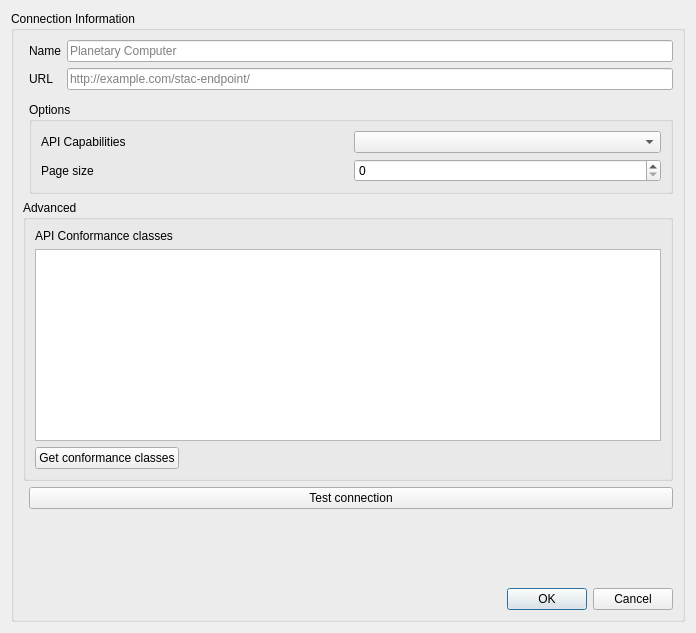
<?xml version="1.0" encoding="UTF-8"?>
<ui version="4.0">
 <class>NewConnectionDialog</class>
 <widget class="QDialog" name="NewConnectionDialog">
  <property name="geometry">
   <rect>
    <x>0</x>
    <y>0</y>
    <width>696</width>
    <height>633</height>
   </rect>
  </property>
  <property name="windowTitle">
   <string>Create a New Connection</string>
  </property>
  <layout class="QHBoxLayout" name="horizontalLayout">
   <item>
    <widget class="QGroupBox" name="connection_box">
     <property name="title">
      <string>Connection Information</string>
     </property>
     <layout class="QGridLayout" name="gridLayout">
      <item row="0" column="2">
       <widget class="QLineEdit" name="name_edit">
        <property name="toolTip">
         <string>URL of the connection, {x}, {y}, and {z} will be replaced with actual values. Use {-y} for inverted y axis.</string>
        </property>
        <property name="text">
         <string/>
        </property>
        <property name="placeholderText">
         <string>Planetary Computer</string>
        </property>
       </widget>
      </item>
      <item row="1" column="1">
       <widget class="QLabel" name="label_url">
        <property name="text">
         <string>URL</string>
        </property>
       </widget>
      </item>
      <item row="1" column="2">
       <widget class="QLineEdit" name="url_edit">
        <property name="toolTip">
         <string>URL of the connection, {x}, {y}, and {z} will be replaced with actual values. Use {-y} for inverted y axis.</string>
        </property>
        <property name="text">
         <string/>
        </property>
        <property name="placeholderText">
         <string>http://example.com/stac-endpoint/</string>
        </property>
       </widget>
      </item>
      <item row="4" column="0" rowspan="3" colspan="3">
       <widget class="QgsCollapsibleGroupBox" name="collections_group">
        <property name="title">
         <string>Advanced</string>
        </property>
        <property name="collapsed">
         <bool>false</bool>
        </property>
        <layout class="QVBoxLayout" name="verticalLayout_10">
         <item>
          <widget class="QLabel" name="result_collections_la">
           <property name="text">
            <string>API Conformance classes</string>
           </property>
           <property name="wordWrap">
            <bool>true</bool>
           </property>
          </widget>
         </item>
         <item>
          <layout class="QVBoxLayout" name="verticalLayout_5">
           <item>
            <widget class="QTreeView" name="conformances_tree">
             <property name="toolTip">
              <string/>
             </property>
             <property name="editTriggers">
              <set>QAbstractItemView::NoEditTriggers</set>
             </property>
             <property name="selectionMode">
              <enum>QAbstractItemView::MultiSelection</enum>
             </property>
             <property name="indentation">
              <number>5</number>
             </property>
             <property name="sortingEnabled">
              <bool>true</bool>
             </property>
             <property name="allColumnsShowFocus">
              <bool>true</bool>
             </property>
             <property name="wordWrap">
              <bool>true</bool>
             </property>
            </widget>
           </item>
          </layout>
         </item>
         <item>
          <layout class="QHBoxLayout" name="horizontalLayout_4">
           <item>
            <widget class="QPushButton" name="get_conformances_btn">
             <property name="toolTip">
              <string>Get this STAC API conformances, as specified in the API root page. </string>
             </property>
             <property name="text">
              <string>Get conformance classes</string>
             </property>
            </widget>
           </item>
           <item>
            <spacer name="horizontalSpacer_5">
             <property name="orientation">
              <enum>Qt::Horizontal</enum>
             </property>
             <property name="sizeHint" stdset="0">
              <size>
               <width>40</width>
               <height>20</height>
              </size>
             </property>
            </spacer>
           </item>
          </layout>
         </item>
        </layout>
       </widget>
      </item>
      <item row="3" column="1" colspan="2">
       <widget class="QGroupBox" name="groupBox">
        <property name="title">
         <string>Options</string>
        </property>
        <layout class="QVBoxLayout" name="verticalLayout">
         <item>
          <layout class="QHBoxLayout" name="horizontalLayout_3">
           <item>
            <widget class="QLabel" name="support">
             <property name="toolTip">
              <string>Select other capabilities that the API supports.</string>
             </property>
             <property name="text">
              <string>API Capabilities</string>
             </property>
            </widget>
           </item>
           <item>
            <widget class="QComboBox" name="capabilities"/>
           </item>
          </layout>
         </item>
         <item>
          <layout class="QHBoxLayout" name="horizontalLayout_2">
           <item>
            <widget class="QLabel" name="label">
             <property name="text">
              <string>Page size</string>
             </property>
            </widget>
           </item>
           <item>
            <widget class="QgsSpinBox" name="page_size"/>
           </item>
          </layout>
         </item>
        </layout>
       </widget>
      </item>
      <item row="0" column="1">
       <widget class="QLabel" name="label_name">
        <property name="text">
         <string>Name</string>
        </property>
       </widget>
      </item>
      <item row="9" column="2">
       <widget class="QDialogButtonBox" name="buttonBox">
        <property name="orientation">
         <enum>Qt::Horizontal</enum>
        </property>
        <property name="standardButtons">
         <set>QDialogButtonBox::Cancel|QDialogButtonBox::Ok</set>
        </property>
       </widget>
      </item>
      <item row="2" column="1" colspan="2">
       <widget class="QgsAuthConfigSelect" name="auth_config">
        <property name="sizePolicy">
         <sizepolicy hsizetype="Minimum" vsizetype="Maximum">
          <horstretch>0</horstretch>
          <verstretch>0</verstretch>
         </sizepolicy>
        </property>
       </widget>
      </item>
      <item row="7" column="1" colspan="2">
       <widget class="QPushButton" name="test_btn">
        <property name="text">
         <string>Test connection</string>
        </property>
       </widget>
      </item>
      <item row="8" column="2">
       <spacer name="verticalSpacer">
        <property name="orientation">
         <enum>Qt::Vertical</enum>
        </property>
        <property name="sizeHint" stdset="0">
         <size>
          <width>20</width>
          <height>40</height>
         </size>
        </property>
       </spacer>
      </item>
     </layout>
    </widget>
   </item>
  </layout>
 </widget>
 <customwidgets>
  <customwidget>
   <class>QgsAuthConfigSelect</class>
   <extends>QWidget</extends>
   <header>qgsauthconfigselect.h</header>
   <container>1</container>
  </customwidget>
  <customwidget>
   <class>QgsCollapsibleGroupBox</class>
   <extends>QGroupBox</extends>
   <header>qgscollapsiblegroupbox.h</header>
   <container>1</container>
  </customwidget>
  <customwidget>
   <class>QgsSpinBox</class>
   <extends>QSpinBox</extends>
   <header>qgsspinbox.h</header>
  </customwidget>
 </customwidgets>
 <resources/>
 <connections>
  <connection>
   <sender>buttonBox</sender>
   <signal>rejected()</signal>
   <receiver>NewConnectionDialog</receiver>
   <slot>reject()</slot>
   <hints>
    <hint type="sourcelabel">
     <x>550</x>
     <y>425</y>
    </hint>
    <hint type="destinationlabel">
     <x>364</x>
     <y>225</y>
    </hint>
   </hints>
  </connection>
  <connection>
   <sender>buttonBox</sender>
   <signal>accepted()</signal>
   <receiver>NewConnectionDialog</receiver>
   <slot>accept()</slot>
   <hints>
    <hint type="sourcelabel">
     <x>550</x>
     <y>365</y>
    </hint>
    <hint type="destinationlabel">
     <x>364</x>
     <y>195</y>
    </hint>
   </hints>
  </connection>
 </connections>
</ui>
